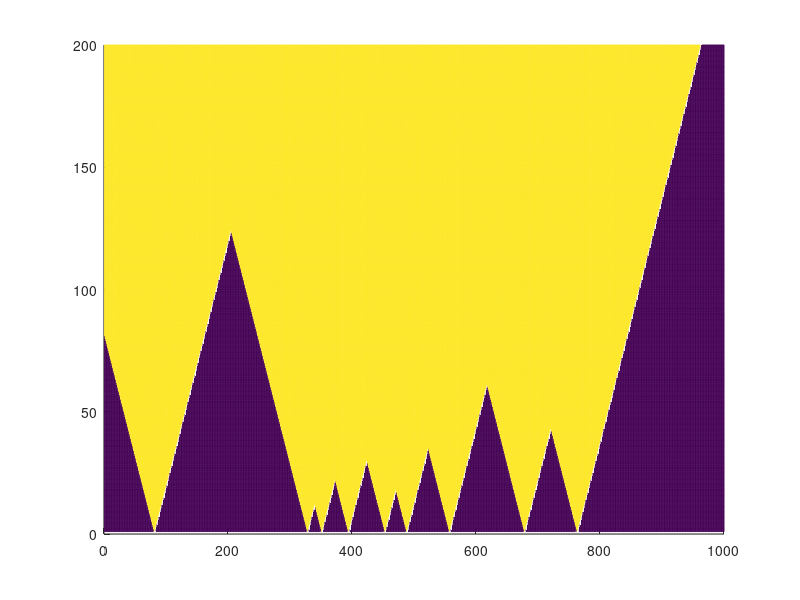

This chart was generated by the following MATLAB code:
% CA for 1D with probablistic nucleation and single grain

clear all
clc

n = 1000;
steps = 200;
p_nucl = 0.01;

cell = zeros(n,1);
cell1 = zeros(n,1);

grain = zeros(steps,n);

r = rand(n,1);
r1 = n*r + 1;

n1 = n - n*p_nucl;

k = 0;

for i = 1:n
    
    if r1(i,1) >= n1
        
        k = k + 1;
        
        cell(i,1) = 1;
        
        grain(1,i) = 1;
        
    end 
       
end

mesh(grain);
view(2);
pause(0);

left = 0;

for i = 2:steps
    
    for j = 1:n-1
        
        center = cell(j,1);
        right = cell(j+1,1);
        
        if (left == 0) && (right == 0) && (center == 0)
            
            cell1(j,1) = 0;
            
        elseif (left == 1) || (right == 1) || (center == 1)
            
            cell1(j,1) = 1;        
            
        end
        
        left = cell(j,1);           
        
    end
        
    cell = cell1;
        
    if cell(n-1,1) == 1
        
        cell(n,1) = 1;
            
    end

    for j = 1:n
        
        grain(i,j) = cell(j,1);
        
    end
    
mesh(grain);
view(2);
pause(0); 
end
       
        
        
        
